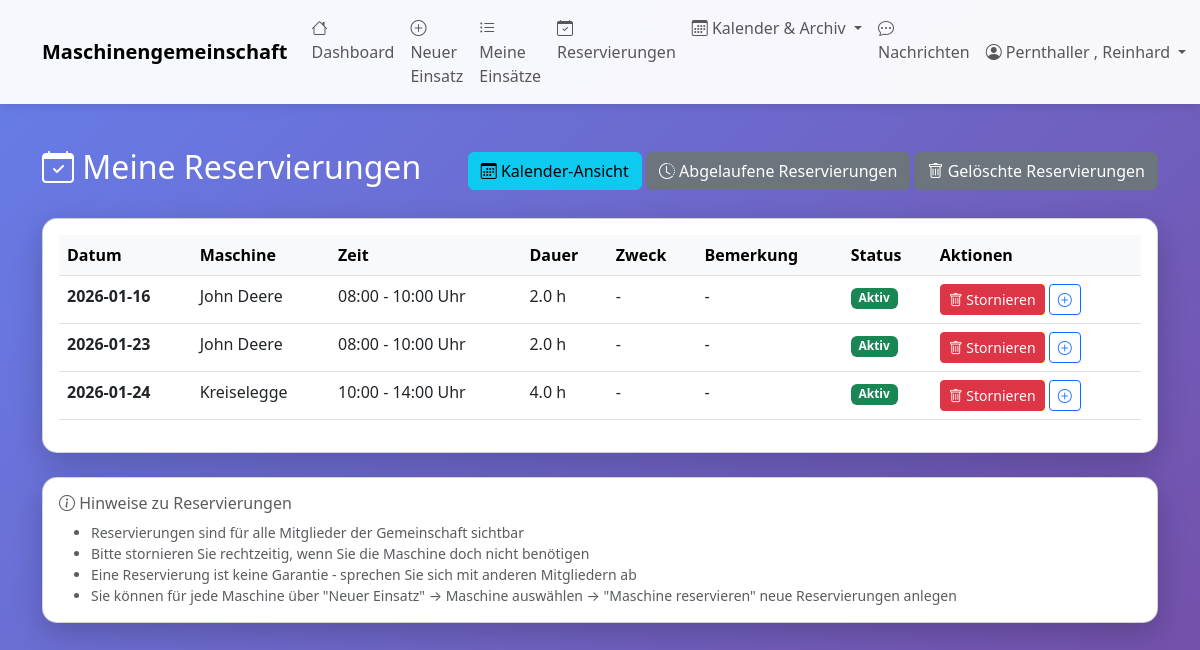
/meine-reservierungen (signed in), run on the app's committed database.
### tables this page shows
CREATE TABLE maschinen_reservierungen (
                id INTEGER PRIMARY KEY AUTOINCREMENT,
                maschine_id INTEGER NOT NULL,
                benutzer_id INTEGER NOT NULL,
                datum DATE NOT NULL,
                uhrzeit_von TIME NOT NULL,
                uhrzeit_bis TIME NOT NULL,
                nutzungsdauer_stunden REAL NOT NULL,
                zweck TEXT,
                bemerkung TEXT,
                status TEXT DEFAULT 'aktiv',
                erstellt_am TIMESTAMP DEFAULT CURRENT_TIMESTAMP,
                geaendert_am TIMESTAMP DEFAULT CURRENT_TIMESTAMP,
                FOREIGN KEY (maschine_id) REFERENCES maschinen(id) ON DELETE CASCADE,
                FOREIGN KEY (benutzer_id) REFERENCES benutzer(id) ON DELETE CASCADE
            );

CREATE TABLE maschinen (
    id INTEGER PRIMARY KEY AUTOINCREMENT,
    bezeichnung TEXT NOT NULL,
    hersteller TEXT,
    modell TEXT,
    baujahr INTEGER,
    kennzeichen TEXT,
    anschaffungsdatum DATE,
    stundenzaehler_aktuell REAL,
    naechste_wartung_bei REAL,
    aktiv BOOLEAN DEFAULT 1,
    bemerkungen TEXT
, abrechnungsart TEXT DEFAULT 'stunden', preis_pro_einheit REAL DEFAULT 0.0, wartungsintervall INTEGER DEFAULT 50, naechste_wartung REAL, anmerkungen TEXT, erfassungsmodus TEXT DEFAULT 'fortlaufend', gemeinschaft_id INTEGER DEFAULT 1 REFERENCES gemeinschaften(id), anschaffungspreis REAL DEFAULT 0.0, abschreibungsdauer_jahre INTEGER DEFAULT 10);

### web_app.py (the view)
@app.route('/meine-reservierungen')
@login_required
def meine_reservierungen():
    from datetime import datetime
    with MaschinenDBContext(DB_PATH) as db:
        cursor = db.connection.cursor()
        cursor.execute("""
            SELECT r.*, m.bezeichnung as maschine_bezeichnung
            FROM maschinen_reservierungen r
            JOIN maschinen m ON r.maschine_id = m.id
            WHERE r.benutzer_id = ?
              AND r.status = 'aktiv'
            ORDER BY r.datum, r.uhrzeit_von
        """, (session['benutzer_id'],))
        columns = [desc[0] for desc in cursor.description]
        reservierungen = [dict(zip(columns, row)) for row in cursor.fetchall()]
    return render_template('meine_reservierungen.html',
                         reservierungen=reservierungen,
                         today=datetime.now().strftime('%Y-%m-%d'))

### database.py (called while the page is built)
    def connect(self):
        self.connection = sqlite3.connect(self.db_path)
        self.connection.row_factory = sqlite3.Row
        self.cursor = self.connection.cursor()

    def close(self):
        if self.connection:
            self.connection.close()

    def __enter__(self):
        self.connect()
        return self

    def __exit__(self, exc_type, exc_val, exc_tb):
        if exc_type is None:
            self.connection.commit()
        else:
            self.connection.rollback()
        self.close()
        return False

### web_app.py (called while the page is built)
def login_required(f):
    @wraps(f)
    def decorated_function(*args, **kwargs):
        if 'benutzer_id' not in session:
            flash('Bitte melden Sie sich an.', 'warning')
            return redirect(url_for('login'))
        return f(*args, **kwargs)
    return decorated_function

### templates/meine_reservierungen.html (shortened to what this page needs)
{% extends "base.html" %}
{% block content %}
<div class="row mt-4">
    <div class="col-12">
        <div class="d-flex justify-content-between align-items-center mb-4">
            <h2 class="text-white">
                <i class="bi bi-calendar-check"></i> Meine Reservierungen
            </h2>
            <div>
                <a href="{{ url_for('reservierungen_kalender') }}" class="btn btn-info">
                    <i class="bi bi-calendar3"></i> Kalender-Ansicht
                </a>
                <a href="{{ url_for('abgelaufene_reservierungen') }}" class="btn btn-secondary">
                    <i class="bi bi-clock-history"></i> Abgelaufene Reservierungen
                </a>
                <a href="{{ url_for('geloeschte_reservierungen') }}" class="btn btn-secondary">
                    <i class="bi bi-trash"></i> Gelöschte Reservierungen
                </a>
            </div>
        </div>
    </div>
</div>
{% if reservierungen %}
<div class="row">
    <div class="col-12">
        <div class="card">
            <div class="card-body">
                <div class="table-responsive">
                    <table class="table table-hover">
                        <thead class="table-light">
                            <tr>
                                <th>Datum</th>
                                <th>Maschine</th>
                                <th>Zeit</th>
                                <th>Dauer</th>
                                <th>Zweck</th>
                                <th>Bemerkung</th>
                                <th>Status</th>
                                <th>Aktionen</th>
                            </tr>
                        </thead>
                        <tbody>
                            {% for res in reservierungen %}
                            <tr>
                                <td><strong>{{ res.datum }}</strong></td>
                                <td>{{ res.maschine_bezeichnung }}</td>
                                <td>{{ res.uhrzeit_von }} - {{ res.uhrzeit_bis }} Uhr</td>
                                <td>{{ res.nutzungsdauer_stunden }} h</td>
                                <td>{{ res.zweck or '-' }}</td>
                                <td>{{ res.bemerkung or '-' }}</td>
                                <td>
                                    {% if res.datum >= today %}
                                    <span class="badge bg-success">Aktiv</span>
                                    {% else %}
                                    <span class="badge bg-secondary">Vergangen</span>
                                    {% endif %}
                                </td>
                                <td>
                                    {% if res.datum >= today %}
                                    <form method="POST" action="{{ url_for('reservierung_stornieren', reservierung_id=res.id) }}"
                                          style="display: inline;" onsubmit="return confirm('Reservierung wirklich stornieren?');">
                                        <button type="submit" class="btn btn-sm btn-danger" title="Stornieren">
                                            <i class="bi bi-trash"></i> Stornieren
                                        </button>
                                    </form>
                                    {% endif %}
                                    <a href="{{ url_for('maschine_reservieren', maschine_id=res.maschine_id) }}"
                                       class="btn btn-sm btn-outline-primary" title="Neue Reservierung für diese Maschine">
                                        <i class="bi bi-plus-circle"></i>
                                    </a>
                                </td>
                            </tr>
                            {% endfor %}
                        </tbody>
                    </table>
                </div>
            </div>
        </div>
    </div>
</div>
{% endif %}
<div class="row mt-4">
    <div class="col-12">
        <div class="card">
            <div class="card-body">
                <h6 class="text-muted mb-2">
                    <i class="bi bi-info-circle"></i> Hinweise zu Reservierungen
                </h6>
                <ul class="small text-muted mb-0">
                    <li>Reservierungen sind für alle Mitglieder der Gemeinschaft sichtbar</li>
                    <li>Bitte stornieren Sie rechtzeitig, wenn Sie die Maschine doch nicht benötigen</li>
                    <li>Eine Reservierung ist keine Garantie - sprechen Sie sich mit anderen Mitgliedern ab</li>
                    <li>Sie können für jede Maschine über "Neuer Einsatz" → Maschine auswählen → "Maschine reservieren" neue Reservierungen anlegen</li>
                </ul>
            </div>
        </div>
    </div>
</div>
{% endblock %}

### templates/base.html (style rules this page uses)
body { min-height: 100vh; background: linear-gradient(135deg, #667eea 0%, #764ba2 100%); }
.card { border-radius: 15px; box-shadow: 0 10px 30px rgba(0,0,0,0.2); }

### data on the page
maschinen_reservierungen: datum "2026-01-16", maschine_bezeichnung "John Deere", uhrzeit_von "08:00", uhrzeit_bis "10:00", nutzungsdauer_stunden "2.0", zweck "-", bemerkung "-", shows "Aktiv"
maschinen_reservierungen: datum "2026-01-23", maschine_bezeichnung "John Deere", uhrzeit_von "08:00", uhrzeit_bis "10:00", nutzungsdauer_stunden "2.0", zweck "-", bemerkung "-", shows "Aktiv"
maschinen_reservierungen: datum "2026-01-24", maschine_bezeichnung "Kreiselegge", uhrzeit_von "10:00", uhrzeit_bis "14:00", nutzungsdauer_stunden "4.0", zweck "-", bemerkung "-", shows "Aktiv"

### other printed values
{{ session.get('benutzer_name') }} "Pernthaller , Reinhard"
